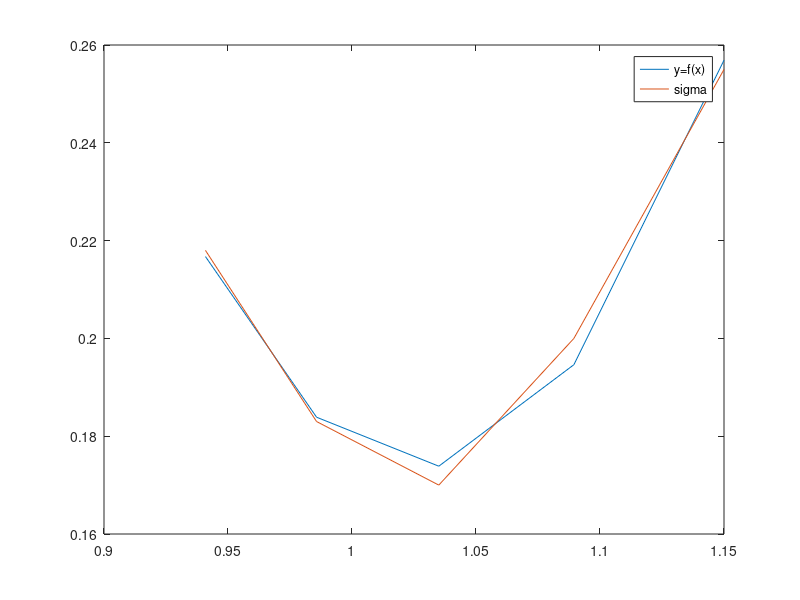

Recreate this plot in MATLAB.
% miltivariate Newton's Method
s = 10.35;
k = [9, 9.5, 10, 10.5, 11];
p = [0.01, 0.02, 0.07, 0.28, 0.68];
sigma = [0.255, 0.2, 0.17, 0.183, 0.218];
x = s ./ k;
a_init = [1;2;1];
% find A
for i = 0:2
    for j = 0:2
        A(i+1,j+1) = sum(x.^(i+j));
    end
end
%find b
for i = 0:2
    b(i+1) = sum(sigma .* x.^i);
end
%Newton's Method
a0 = [0;0;0];
a = a_init;
while (norm(a0 - a) > 0.001)
    a0 = a;
    s = A\(-A * a + b');
    a = a + s;
end
a

fx = a(1) + a(2).*x + a(3) .* x.^2;
plot(x, fx)
hold on;
plot(x, sigma)
legend('y=f(x)','sigma')

